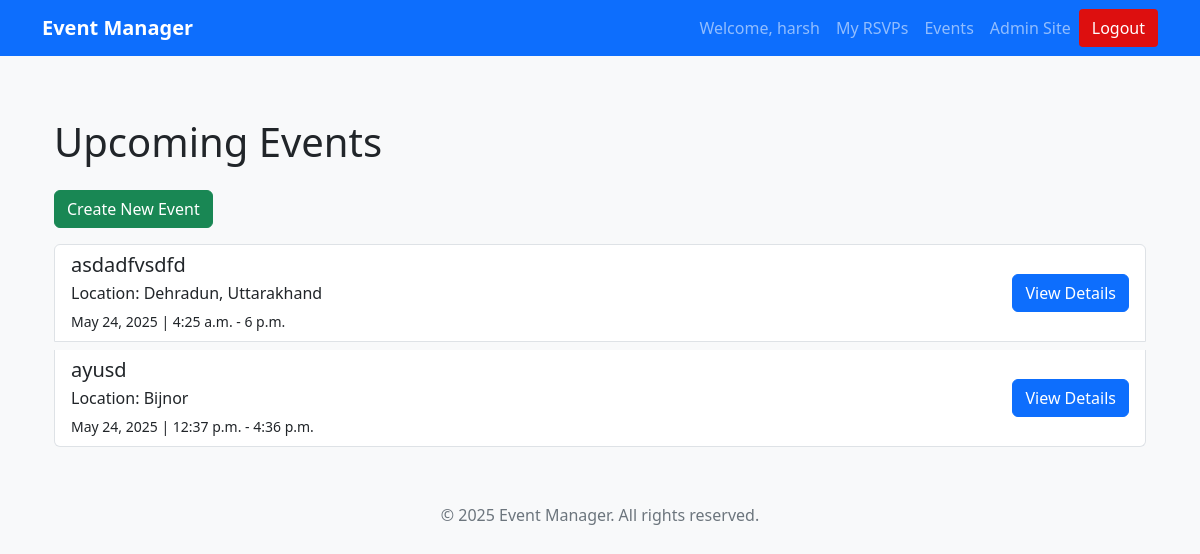
Screenshot of / (signed in) with the database file from the repository.
### events/models.py (models this page shows, shortened)
class Event(models.Model):
    title = models.CharField(max_length=200)
    description = models.TextField()
    date = models.DateField()
    start_time = models.TimeField()
    end_time = models.TimeField()
    location = models.CharField(max_length=255)
    created_by = models.ForeignKey(User, on_delete=models.CASCADE)

### events/views.py (the view)
# urls.py: path('', views.event_list, name='event_list'),  # List of upcoming events
@login_required
def event_list(request):
    events = Event.objects.filter(date__gte=timezone.now().date()).order_by('date')
    return render(request, 'events/event_list.html', {'events': events})

### events/templates/events/event_list.html (shortened to what this page needs)
{% extends "events/base.html" %}
{% block content %}
<div class="container my-5">
  <h1 class="mb-4">Upcoming Events</h1>
  {% if user.is_staff %}
    <div class="mb-3">
      <a href="{% url 'admin_event_create' %}" class="btn btn-success">Create New Event</a>
    </div>
  {% endif %}
  {% if events %}
    <div class="list-group">
      {% for event in events %}
        <div class="list-group-item flex-column align-items-start mb-2">
          <div class="d-flex w-100 justify-content-between align-items-center">
            <div>
              <h5 class="mb-1">{{ event.title }}</h5>
              <p class="mb-1">Location: {{ event.location }}</p>
              <small>{{ event.date }} | {{ event.start_time }} - {{ event.end_time }}</small>
            </div>
            <a href="{% url 'event_detail' event.id %}" class="btn btn-primary">View Details</a>
          </div>
        </div>
      {% endfor %}
    </div>
  {% else %}
    <p>No upcoming events.</p>
  {% endif %}
</div>
{% endblock %}

### events/templates/events/base.html (shortened to what this page needs)
<!DOCTYPE html>
<html lang="en">
<head>
  <link
    href="https://cdn.jsdelivr.net/npm/bootstrap@5.3.2/dist/css/bootstrap.min.css"
    rel="stylesheet"
  />
</head>
<body>
  <nav class="navbar navbar-expand-lg navbar-dark bg-primary fixed-top">
    <div class="container">
      <a class="navbar-brand" href="{% url 'event_list' %}">Event Manager</a>
      <div class="collapse navbar-collapse" id="navbarNav">
        <ul class="navbar-nav ms-auto align-items-center">
          {% if user.is_authenticated %}
            <li class="nav-item">
              <span class="nav-link">Welcome, {{ user.username }}</span>
            </li>
            <li class="nav-item">
              <a class="nav-link" href="{% url 'my_rsvps' %}">My RSVPs</a>
            </li>
            <li class="nav-item">
              <a class="nav-link" href="{% url 'event_list' %}">Events</a>
            </li>
            {% if user.is_staff %}
              <li class="nav-item">
                <a class="nav-link" href="{% url 'admin:index' %}">Admin Site</a>
              </li>
            {% endif %}
            <li class="nav-item">
              <form action="{% url 'logout' %}" method="post" class="d-inline">
                <button type="submit" class="btn-logout">Logout</button>
              </form>
            </li>
          {% endif %}
        </ul>
      </div>
    </div>
  </nav>
  <div class="container">
    {% block content %}{% endblock %}
  </div>
  <footer class="mt-5 mb-3">
    <p>&copy; 2025 Event Manager. All rights reserved.</p>
  </footer>
</body>
</html>

### events/templates/events/base.html (style rules this page uses)
body { padding-top: 70px; font-family: 'Segoe UI', Tahoma, Geneva, Verdana, sans-serif; background-color: #f8f9fa; }
.navbar-brand { font-weight: bold; }
.btn-logout { padding: 0.375rem 0.75rem; font-size: 1rem; border-radius: 0.25rem; border: 1px solid transparent; color: white; background-color:rgb(221, 15, 15); cursor: pointer; transition: background-color 0.3s ease; }
footer { margin-top: 40px; text-align: center; color: #6c757d; }

### rows the page displays
Event: title "asdadfvsdfd", location "Dehradun, Uttarakhand", date "May 24, 2025", start_time "4:25 a.m.", end_time "6 p.m."
Event: title "ayusd", location "Bijnor", date "May 24, 2025", start_time "12:37 p.m.", end_time "4:36 p.m."

### other values shown
{{ user.username }} "harsh"
